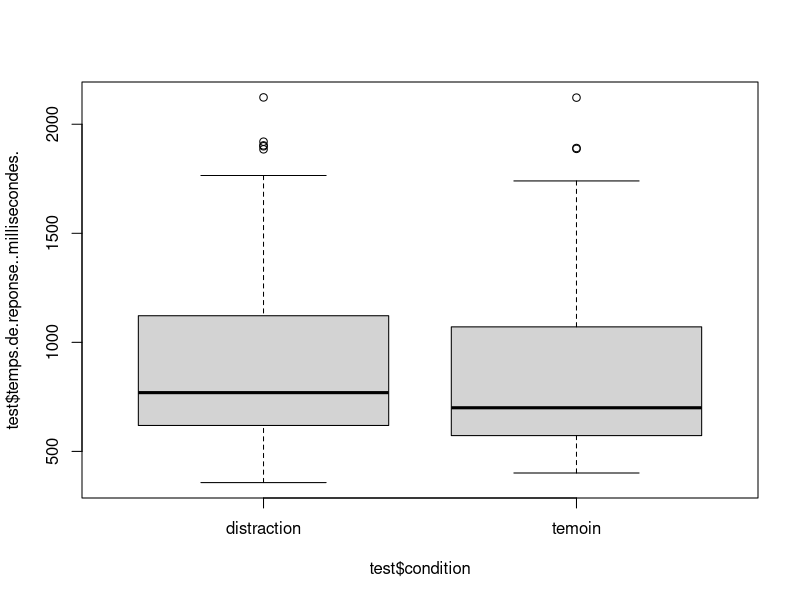
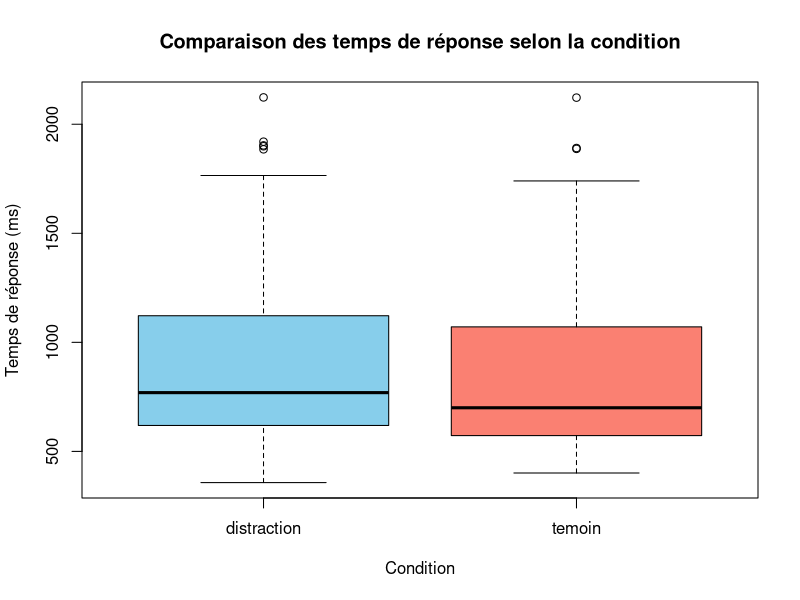

Write R code to recreate these figures, in order. (Note: this script raises an error after producing the figures.)
# -------------------------------------------------------------------
# TP Neurosciences cognitives - Analyse des données de flexibilité cognitive
# Étudiants : Piel Manuel & Tamime Nadim
# -------------------------------------------------------------------

# Chargement des données expérimentales (issue de PsyToolkit, format CSV)
test <- read.table("donnees.csv", header = TRUE, sep = ";")

# -------------------------------------------------------------------
#Nous allons commencer par un test de shapiro, afin de saovir si nos données suivent une loi normal, avec H0 qui nous indique que l'on suit une loi normal et H1 qui nous indique l'inverse. 
# H0 : la variable suit une loi normale ; H1 : non
# Résultat utile pour choisir entre test paramétrique ou non-paramétrique
by(test$temps.de.reponse..millisecondes., test$condition, shapiro.test)

kruskal.test(test$temps.de.reponse..millisecondes. ~ test$condition, data = test)
pairwise.wilcox.test(test$temps.de.reponse..millisecondes. , test$condition, p.adjust.method = "bonferroni")

boxplot(test$temps.de.reponse..millisecondes. ~ test$condition)
boxplot(test$temps.de.reponse..millisecondes. ~ test$condition,
        data = test,
        xlab = "Condition",
        ylab = "Temps de réponse (ms)",
        main = "Comparaison des temps de réponse selon la condition",
        col = c("skyblue", "salmon"))
#Le willcox test nous confirme qu'il y a une difference entre le temps de reaction selon les condition (confirmer par la p-value qui est de 0.021. 

taux_erreur = ifelse(taux_erreur)

by(taux_erreur, test$condition, shapiro.test)

pairwise.wilcox.test(taux_erreur , test$condition)

boxplot(taux_erreur ~ test$condition)

test$erreur_binaire <- ifelse(test$statut..1.correct..2.faux..3.lent == 2, 1, 0)
table(test$condition, test$erreur_binaire)
chisq.test(table(test$condition, test$erreur_binaire))


table(test$condition, test$nom.du.bloc)  # Voir les effectifs croisés
chisq.test(table(test$condition, test$nom.du.bloc))  # Test du Chi²

mod <- lm(test$temps.de.reponse..millisecondes. ~ test$condition * test$nom.du.bloc, data = test)
summary(mod)

interaction.plot(x.factor = test$condition,
                 trace.factor = test$nom.du.bloc,
                 response = test$temps.de.reponse..millisecondes.,
                 fun = mean,
                 type = "b",
                 legend = TRUE,
                 ylab = "Temps de réponse (ms)",
                 xlab = "Condition",
                 trace.label = "Nom du bloc") 

mod_switch <- lm(temps.de.reponse..millisecondes. ~ commutation..1...essai.repete..2...essai.de.commutation., data = test)
summary(mod_switch)

boxplot(temps.de.reponse..millisecondes. ~ commutation..1...essai.repete..2...essai.de.commutation., 
        data = test,
        col = c("#ADD8E6", "#FFA07A"),
        names = c("Essai répété", "Essai de commutation"),
        main = "Coût de la commutation",
        ylab = "Temps de réponse (ms)")
